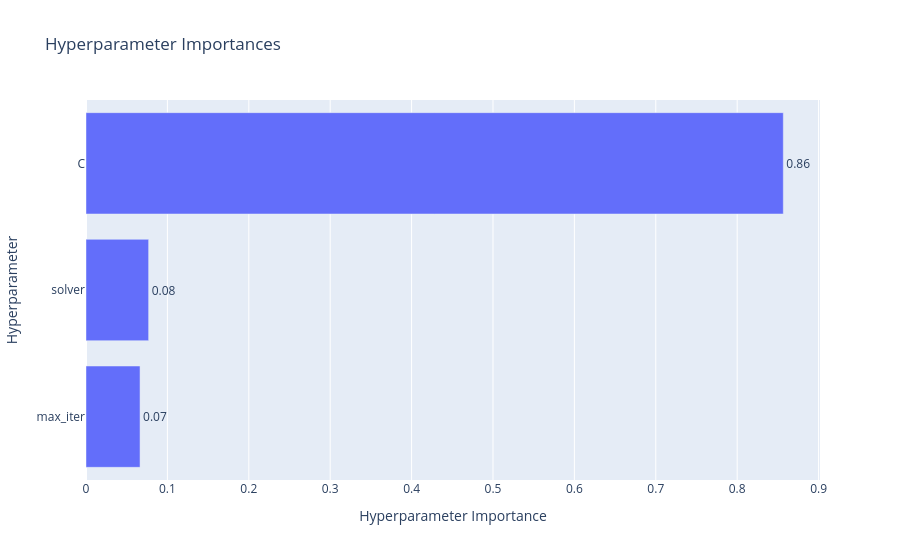

The code cell stored with this chart in its notebook:
### Code cell
optuna.visualization.plot_param_importances(study)

### Figure 1 — Plotly figure (JSON) as saved in the notebook; plotly's stock layout.template omitted (floating-point values rounded to 4 significant figures)
{"data": [{"cliponaxis": false, "hovertemplate": ["max_iter (IntDistribution): 0.06639083952584282<extra></extra>", "solver (CategoricalDistribution): 0.0769524944231691<extra></extra>", "C (FloatDistribution): 0.8566566660509881<extra></extra>"], "name": "Objective Value", "orientation": "h", "text": ["0.07", "0.08", "0.86"], "textposition": "outside", "x": [0.06639, 0.07695, 0.8567], "y": ["max_iter", "solver", "C"], "type": "bar"}], "layout": {"title": {"text": "Hyperparameter Importances"}, "xaxis": {"title": {"text": "Hyperparameter Importance"}}, "yaxis": {"title": {"text": "Hyperparameter"}}}}
